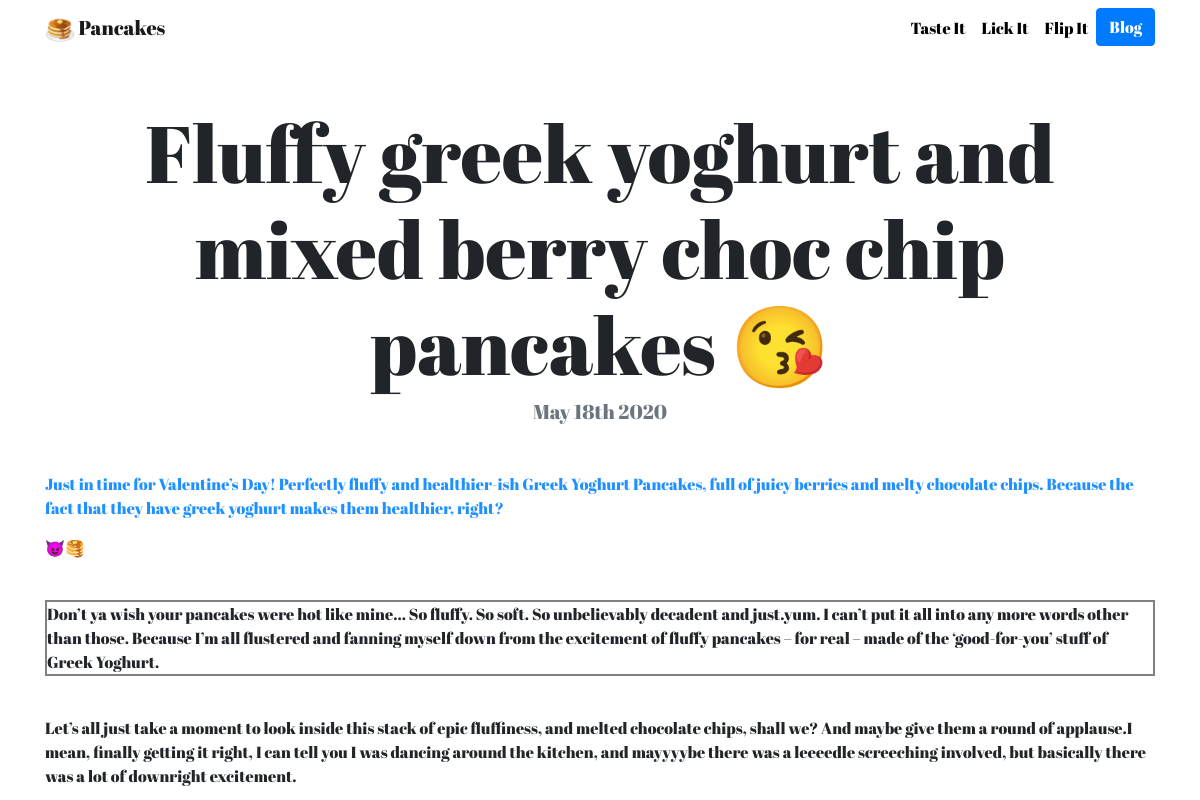
The app's page /blog/2/ with its own data.
### blog/models.py (models this page shows, shortened)
class Blog(models.Model):
    title = models.CharField(max_length=200)
    date = models.DateField(auto_now=False)
    description = models.TextField()

### blog/views.py (the view)
# urls.py: path('<int:blog_id>/', views.detail, name='detail'),
def detail(request, blog_id):
    blog = get_object_or_404(Blog, pk=blog_id)
    return render(request, 'blog/detail.html', {'blog':blog})

### blog/templates/blog/detail.html
{% extends "portfolio/base.html" %}
{% load static %}
{% block content %}
<h1 class="text-center mt-5" id="blogdetailtitle">{{ blog.title }}</h1>
<h5 class="text-center text-muted mb-5">{{ blog.date|date:'F jS Y' }}</h5>
{{ blog.description|safe }}
{% endblock %}

### portfolio/static/portfolio/custom.css (style rules this page uses)
body { font-family: 'Abril Fatface', cursive; }
@media (min-width: 992px) { #blogdetailtitle { font-size: 5rem; } }

### records on screen
Blog: title "Fluffy greek yoghurt and mixed berry choc chip pancakes 😘", date "May 18th 2020", description "Just in time for Valentine’s Day! Perfectly fluffy and healthier-ish Greek Yoghurt Pancakes, full of juicy berries and melty chocolate chips. Because the fact that they have greek yoghurt makes them healthier, right? 😈🥞 Don’t ya wish your pancakes were hot like mine… So fluffy. So soft. So unbelievably decadent and just.yum. I can’t put it all into any more words other than those. Because I’m all flustered and fanning myself down from the excitement of fluffy pancakes – for real – made of the ‘good-for-you’ stuff of Greek Yoghurt. Let’s all just take a moment to look inside this stack of epic fluffiness, and melted chocolate chips, shall we? And maybe give them a round of applause.I mean,…"
